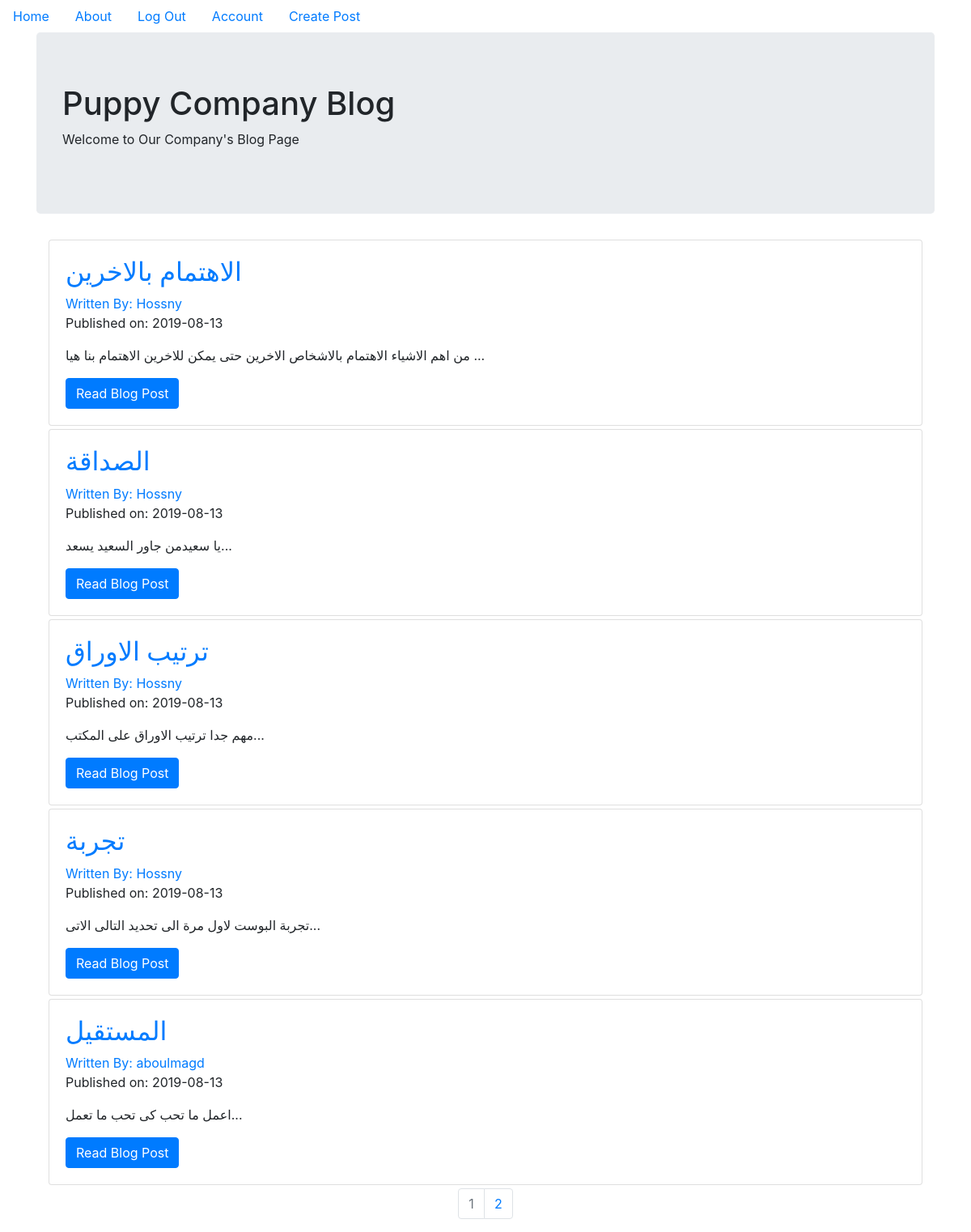
The page / (signed in) on the database its author committed.
### puppycompanyblog/models.py (models this page shows, shortened)
class BlogPost(db.Model):
    users = db.relationship(User)
    id = db.Column(db.Integer,primary_key=True)
    user_id = db.Column(db.Integer,db.ForeignKey('users.id'),nullable=False)
    date = db.Column(db.DateTime,nullable=False,default=datetime.utcnow)
    title = db.Column(db.String(140),nullable=False)
    text = db.Column(db.Text,nullable=False)

class User(db.Model,UserMixin):
    __tablename__ = 'users'
    id = db.Column(db.Integer,primary_key=True)
    profile_image = db.Column(db.String(64),nullable=False,default='default_profile.jpg')
    email = db.Column(db.String(64),unique=True,index=True)
    username = db.Column(db.String(64),unique=True,index=True)
    password_hash = db.Column(db.String(128))
    posts = db.relationship('BlogPost',backref='author',lazy=True)

### puppycompanyblog/core/views.py (the view)
@core.route('/')
def index():
    page = request.args.get('page', 1, type=int)
    blog_posts = BlogPost.query.order_by(BlogPost.date.desc()).paginate(page=page, per_page=5)
    return render_template('index.html',blog_posts=blog_posts)

### puppycompanyblog/models.py (called while the page is built)
@login_manager.user_loader
def load_user(user_id):
    return User.query.get(user_id)

### puppycompanyblog/templates/index.html (shortened to what this page needs)
{% extends "base.html" %}
{% block content %}
  <div class="jumbotron">
    <h1>Puppy Company Blog</h1>
    <p>Welcome to Our Company's Blog Page</p>
  </div>
  <div class="container">
    {% for post in blog_posts.items %}
    <div class="card mb-1" >
      <div class="card-body">
        <h2><a class="card-title" href="  {{ url_for('blog_posts.blog_post', blog_post_id=post.id) }}">{{ post.title }}</a></h2>
        <a href="{{ url_for('users.user_posts', username=post.author.username) }}">Written By: {{ post.author.username }}</a>
        <p>Published on: {{ post.date.strftime('%Y-%m-%d') }}</p>
        <p class="card-text">{{ post.text[:100] }}...</p>
        <a href="{{ url_for('blog_posts.blog_post', blog_post_id=post.id) }}" class="btn btn-primary">Read Blog Post</a>
      </div>
    </div>
   {% endfor %}
   <nav aria-label="Page navigation example">
     <ul class="pagination justify-content-center">
       {% for page_num in blog_posts.iter_pages(left_edge=1, right_edge=1, left_current=1, right_current=2) %}
          {% if blog_posts.page == page_num %}
          <li class="page-item disabled">
            <a class="page-link" href="{{ url_for('core.index', page=page_num) }}">{{ page_num }}</a></li>
          {% else %}
            <li class="page-item"><a class="page-link" href="{{ url_for('core.index', page=page_num) }}">{{ page_num }}</a></li>
          {% endif %}
      {% endfor %}
    </nav>
{% endblock %}

### rows shown on the page
BlogPost: title "الاهتمام بالاخرين", author.username "Hossny", date "2019-08-13", text "من اهم الاشياء الاهتمام بالاشخاص الاخرين حتى يمكن للاخرين الاهتمام بنا هيا"
BlogPost: title "الصداقة", author.username "Hossny", date "2019-08-13", text "يا سعيدمن جاور السعيد يسعد"
BlogPost: title "ترتيب الاوراق", author.username "Hossny", date "2019-08-13", text "مهم جدا ترتيب الاوراق على المكتب"
BlogPost: title "تجربة", author.username "Hossny", date "2019-08-13", text "تجربة البوست لاول مرة الى تحديد التالى الاتى"
BlogPost: title "المستقيل", author.username "aboulmagd", date "2019-08-13", text "اعمل ما تحب كى تحب ما تعمل"

### other values the page prints
{{ page_num }} "1"
{{ page_num }} "2"
